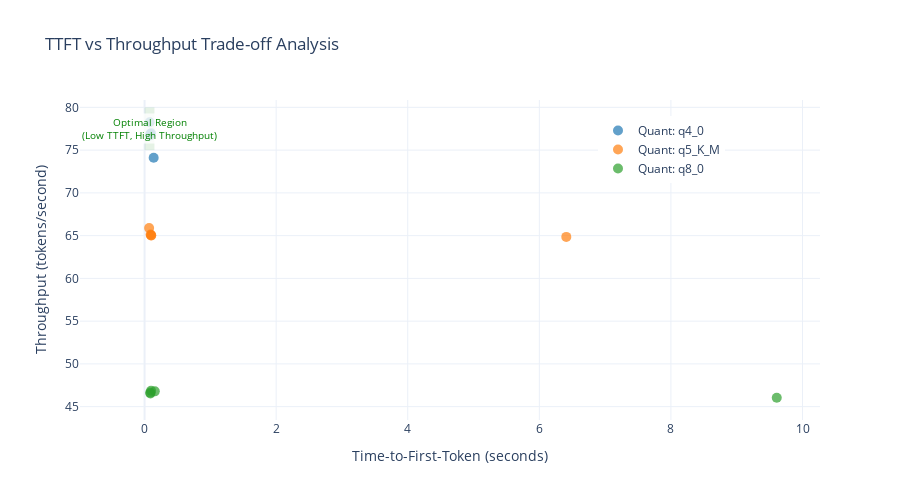

Write notebook code for a chart like this one.
### Markdown cell above
## 3. Latency Analysis

Understanding the relationship between Time-to-First-Token (TTFT) and throughput is critical for optimizing user experience in real-time applications.

**Reference:** TR108:121-180 - Latency vs throughput trade-offs

### Code cell
# TTFT vs Throughput Scatter with Density Contours
from scipy.stats import pearsonr


def create_ttft_throughput_scatter():
    """Create scatter plot showing TTFT vs throughput trade-offs"""

    fig = go.Figure()

    # Add quantization data
    colors = {"q4_0": "#1f77b4", "q5_K_M": "#ff7f0e", "q8_0": "#2ca02c"}

    for tag in quant_df["tag"].unique():
        tag_data = quant_df[quant_df["tag"] == tag]
        fig.add_trace(
            go.Scatter(
                x=tag_data["ttft_s"],
                y=tag_data["tokens_s"],
                mode="markers",
                name=f"Quant: {tag}",
                marker=dict(size=10, opacity=0.7, color=colors[tag]),
                text=[f"Prompt {i + 1}" for i in range(len(tag_data))],
                hovertemplate="<b>%{text}</b><br>TTFT: %{x:.3f}s<br>Throughput: %{y:.1f} tok/s<extra></extra>",
            )
        )

    # Add optimal region annotation
    fig.add_shape(
        type="rect",
        x0=0,
        x1=0.15,
        y0=75,
        y1=80,
        fillcolor="green",
        opacity=0.1,
        line=dict(width=0),
    )

    fig.add_annotation(
        x=0.075,
        y=77.5,
        text="Optimal Region<br>(Low TTFT, High Throughput)",
        showarrow=False,
        font=dict(size=10, color="green"),
        bgcolor="rgba(255,255,255,0.8)",
    )

    fig.update_layout(
        title="TTFT vs Throughput Trade-off Analysis",
        xaxis_title="Time-to-First-Token (seconds)",
        yaxis_title="Throughput (tokens/second)",
        height=500,
        hovermode="closest",
        legend=dict(x=0.7, y=0.95),
    )

    return fig


# Create and display
ttft_scatter = create_ttft_throughput_scatter()
ttft_scatter.show()

# Calculate correlation
correlation = quant_df[["ttft_s", "tokens_s"]].corr().iloc[0, 1]
print(f"\n📊 Correlation between TTFT and Throughput: {correlation:.3f}")

# Statistical significance test
r, p_value = pearsonr(quant_df["ttft_s"], quant_df["tokens_s"])
print(f"📊 Pearson correlation: r={r:.3f}, p-value={p_value:.3f}")

### Figure 1 — Plotly figure (JSON) as saved in the notebook; plotly's stock layout.template omitted (floating-point values rounded to 4 significant figures)
{"data": [{"hovertemplate": "<b>%{text}</b><br>TTFT: %{x:.3f}s<br>Throughput: %{y:.1f} tok/s<extra></extra>", "marker": {"color": "#1f77b4", "opacity": 0.7, "size": 10}, "mode": "markers", "name": "Quant: q4_0", "text": ["Prompt 1", "Prompt 2", "Prompt 3", "Prompt 4", "Prompt 5"], "type": "scatter", "x": [0.1382, 0.0987, 0.0837, 0.078, 0.0877], "y": [74.11, 76.96, 76.72, 78.26, 76.88]}, {"hovertemplate": "<b>%{text}</b><br>TTFT: %{x:.3f}s<br>Throughput: %{y:.1f} tok/s<extra></extra>", "marker": {"color": "#ff7f0e", "opacity": 0.7, "size": 10}, "mode": "markers", "name": "Quant: q5_K_M", "text": ["Prompt 1", "Prompt 2", "Prompt 3", "Prompt 4", "Prompt 5"], "type": "scatter", "x": [6.41, 0.1016, 0.0915, 0.0692, 0.0996], "y": [64.85, 65.03, 65.14, 65.89, 65.01]}, {"hovertemplate": "<b>%{text}</b><br>TTFT: %{x:.3f}s<br>Throughput: %{y:.1f} tok/s<extra></extra>", "marker": {"color": "#2ca02c", "opacity": 0.7, "size": 10}, "mode": "markers", "name": "Quant: q8_0", "text": ["Prompt 1", "Prompt 2", "Prompt 3", "Prompt 4", "Prompt 5"], "type": "scatter", "x": [9.608, 0.1554, 0.0893, 0.0988, 0.0866], "y": [46.04, 46.79, 46.54, 46.85, 46.64]}], "layout": {"annotations": [{"bgcolor": "rgba(255,255,255,0.8)", "font": {"color": "green", "size": 10}, "showarrow": false, "text": "Optimal Region<br>(Low TTFT, High Throughput)", "x": 0.075, "y": 77.5}], "height": 500, "hovermode": "closest", "legend": {"x": 0.7, "y": 0.95}, "shapes": [{"fillcolor": "green", "line": {"width": 0}, "opacity": 0.1, "type": "rect", "x0": 0, "x1": 0.15, "y0": 75, "y1": 80}], "title": {"text": "TTFT vs Throughput Trade-off Analysis"}, "xaxis": {"title": {"text": "Time-to-First-Token (seconds)"}}, "yaxis": {"title": {"text": "Throughput (tokens/second)"}}}}
